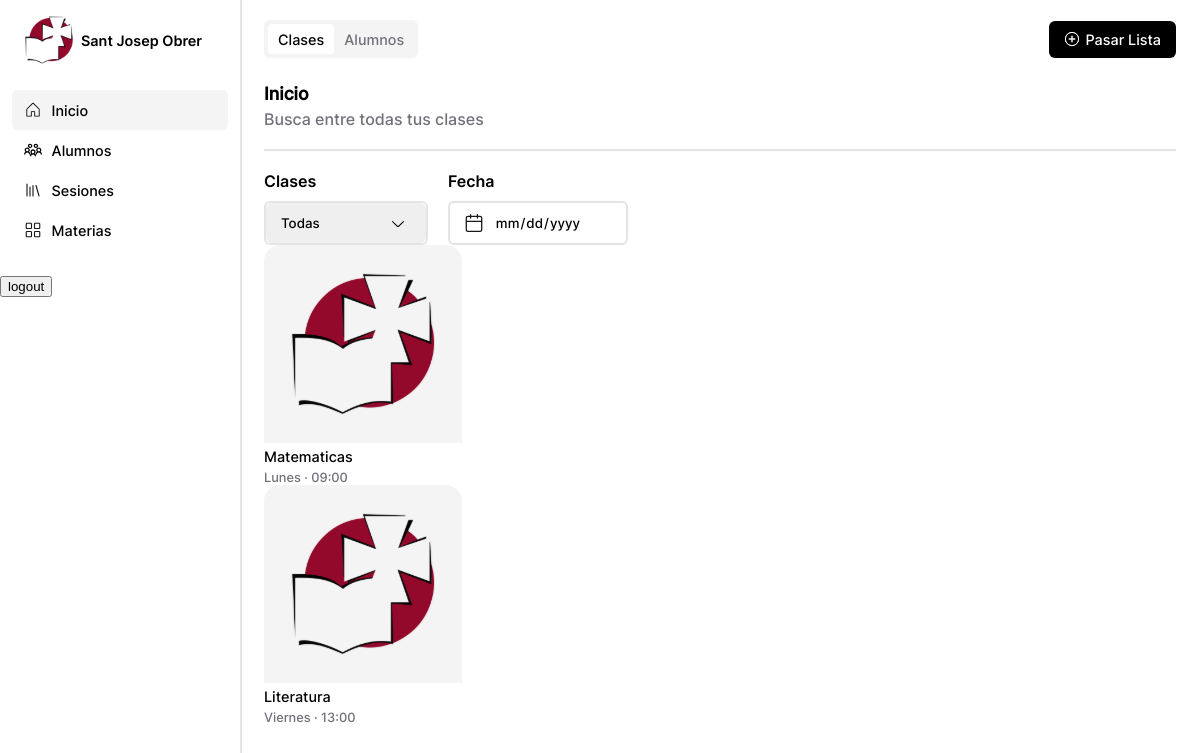
Page /profesor/show_alumnos.php (signed in) on the committed database.
### tables this page shows
CREATE TABLE `materia` (
  `ID` int(10) NOT NULL,
  `Nombre` varchar(30) NOT NULL,
  `Dia` enum('LUN','MAR','MIE','JUE','VIE','SAB','DOM') NOT NULL,
  `Hora` time NOT NULL,
  `ID_Profesor` varchar(10) NOT NULL
);

### profesor/show_alumnos.php (the view, shortened to what this page needs)
<?php
    require('../config/conexion.php');
    $db = new PDO($conn, $fields['user'], $fields['pass']);
    $db ->setAttribute(PDO::ATTR_ERRMODE, PDO::ERRMODE_EXCEPTION);
    $showMaterias = $db->query("SELECT * FROM materia where ID_Profesor = '$_SESSION[id]'");
    $materias = $showMaterias->fetchAll(PDO::FETCH_ASSOC);
?>
<!DOCTYPE html>
<html lang="en">
<head>
    <link rel="stylesheet" href="../assets/css/profesor_dashboard.css">
</head>
<body>
    <div id="aside">
        <div id="titlelogo">
            <img src="../assets/img/logoSJO.svg" alt="Logo SJO">
            <p>Sant Josep Obrer</p>
        </div>
        <ul id="side-menu">
            <li class="active">
                <a href="#">
                    <img src="../assets/img/icon-home.svg" alt="Home icon">
                    Inicio
                </a>
            </li>
            <li>
                <a href="#">
                    <img src="../assets/img/Vector.svg" alt="Students icon">
                    Alumnos
                </a>
            </li>
            <li>
                <a href="#">
                    <img src="../assets/img/library.svg" alt="Library icon">
                    Sesiones
                </a>
            </li>
            <li>
                <a href="#">
                    <img src="../assets/img/layout-grid.svg" alt="Layout icon">
                    Materias
                </a>
            </li>
        </ul>
        <form action="profesor_dashboard.php" method="post">
            <input type="submit" value="logout" name="logout">
        </form>
    </div>
    <div id="main">
        <div id="content">
            <div id="top-content">
                <ul>
                    <li class="active">
                        <a href="#">Clases</a>
                    </li>
                    <li >
                        <a href="#">Alumnos</a>
                    </li>
                </ul>
                <a href="#" id="pasar-lista">
                    <img src="../assets/img/plus-circled.svg" alt="Pasar Lista">
                    Pasar Lista
                </a>
            </div>
            <div id="title">
                <h3>Inicio</h3>
                <p>Busca entre todas tus clases</p>
            </div>
            <div id="filter">
                <div id="clases">
                    <p>Clases</p>
                    <div id="select-container">
                        <select name="clases">
                            <option value="">Todas</option>
                        </select>
                    </div>
                </div>
                <div id="fecha">
                    <p>Fecha</p>
                    <div id="date-container">
                        <input type="date">
                    </div>
                </div>
            </div>
            <div id="main-content">
                <?php
                    foreach ($materias as $materia) { ?>
                        <a class="item" href="show_materia.php?id=<?= $materia['ID'] ?>">
                            <img src="../assets/img/logoSJO.svg" alt="logo">
                            <p class="itemtitle"><?= $materia['Nombre'] ?></p>
                            <p class="itemsub"><?php
                                switch ($materia['Dia']) {
                                    case 'LUN':
                                        echo 'Lunes ';
                                        break;
                                    case 'VIE':
                                        echo 'Viernes ';
                                        break;
                                }?>
                                ·
                                <?= date('H:i',strtotime($materia['Hora'])) ?>
                            </p>
                        </a>
                <?php }?>
            </div>
        </div>
    </div>
</body>
</html>

### assets/css/profesor_dashboard.css (style rules this page uses)
body { margin: 0; padding: 0; display: flex; font-family: Inter; }
#aside { width: 20vw; height: 100vh; overflow: hidden; position: fixed; display: flex; flex-direction: column; background-color: white; border-right: 2px solid rgba(228, 228, 231, 1); gap: 25px; }
#titlelogo { display: flex; flex-wrap: nowrap; width: 100%; align-items: center; padding-left: 10%; gap: 7px; margin-top: 15px; }
#titlelogo img { height: 50px; width: 50px; max-width: 50px; max-height: 50px; }
#titlelogo p { font-size: 0.9rem; font-family: Inter-B; text-wrap: balance; margin: 0; padding: 0; display: flex; }
#side-menu { display: flex; flex-direction: column; width: 100%; height: fit-content; margin: 0; padding: 0; }
#side-menu li { height: fit-content; width: 90%; list-style: none; margin-left: 5%; background-color: white; border-radius: 6px; }
#side-menu .active { background-color: rgba(244, 244, 245, 1); }
#side-menu li a { display: flex; align-items: center; gap: 10px; text-decoration: none; color: black; height: 40px; padding-left: 12px; font-family: Inter; font-size: 0.9rem; }
#side-menu li a img { height: 1.1rem; width: 1.1rem; max-width: 25px; max-height: 25px; aspect-ratio: 1/1; margin: 0; padding: 0; display: flex; align-items: center; justify-content: center; }
#main { margin-left: 20vw; width: 100%; overflow: hidden; text-wrap: pretty; display: flex; align-items: center; justify-content: center; }
#content { width: 95%; margin-top: 20px; }
#top-content { display: flex; align-items: center; justify-content: space-between; margin: 0; padding: 0; }
#top-content ul { display: flex; background-color: rgba(244, 244, 245, 1); align-items: center; justify-content: center; list-style: none; margin: 0; padding: 4px; border-radius: 6px; }
#top-content ul li { height: fit-content; width: fit-content; margin: 0; padding: 5px 10px; border-radius: 4px; }
#top-content ul .active { background-color: white; }
#top-content ul .active a { color: black; }
#top-content ul li a { text-decoration: none; color: rgba(113, 113, 122, 1); font-size: 0.9rem; }
#pasar-lista { color: white; background-color: black; border-radius: 6px; display: flex; align-items: center; justify-content: space-evenly; gap: 5px; padding: 10px 15px; text-decoration: none; font-size: 0.9rem; }
#title { width: 100%; height: fit-content; display: flex; flex-direction: column; gap: 5px; padding: 25px 0 20px 0; border-bottom: 2px solid rgba(228, 228, 231, 1); }
#title h3 { margin: 0; padding: 0; color: black; font-weight: 600; font-size: 1.1rem; }
#title p { margin: 0; padding: 0; color: rgba(113, 113, 122, 1); }
#filter { display: flex; flex-wrap: nowrap; align-items: center; gap: 20px; margin-top: 20px; }
#filter p { font-family: Inter-B; margin: 0; padding: 0; }
#clases, #fecha { display: flex; flex-direction: column; gap: 10px; }
#select-container { display: inline-block; position: relative; width: fit-content; height: fit-content; align-items: center; justify-content: space-between; margin: 0; border-radius: 6px; border: 2px solid rgba(228, 228, 231, 1); }
#select-container select { font-family: Inter; appearance: none; width: 10rem; height: 2.5rem; border: none; outline: none; border-radius: 6px; margin: 0; padding: 0; padding-left: 15px; }
#date-container { display: inline-block; position: relative; width: fit-content; height: fit-content; margin: 0; border: 2px solid rgba(228, 228, 231, 1); border-radius: 6px; }
#date-container input { appearance: none; font-family: Inter; background-color: white; width: 11rem; height: 2.5rem; border: none; outline: none; border-radius: 6px; margin: 0; padding: 0; text-align: center; }
.item { display: flex; flex-direction: column; width: 200px; gap: 5px; text-decoration: none; }
.item img { display: flex; justify-content: center; align-items: center; padding: 12%; width: 75%; background-color: rgba(244, 244, 245, 1); border-radius: 1rem 1rem 0 0; }
.itemtitle { margin: 0; padding: 0; color: black; font-size: 0.9rem; }
.itemsub { margin: 0; padding: 0; text-wrap: nowrap; color: rgba(113, 113, 122, 1); font-size: 0.8rem; }

### rows in the picture
materia: Nombre "Matematicas", Dia "Lunes", Hora "09:00"
materia: Nombre "Literatura", Dia "Viernes", Hora "13:00"
